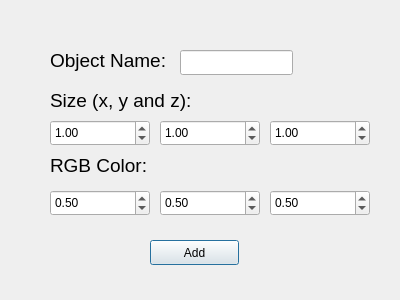
<?xml version="1.0" encoding="UTF-8"?>
<ui version="4.0">
 <class>AddBox</class>
 <widget class="QDialog" name="AddBox">
  <property name="geometry">
   <rect>
    <x>0</x>
    <y>0</y>
    <width>400</width>
    <height>300</height>
   </rect>
  </property>
  <property name="windowTitle">
   <string>Dialog</string>
  </property>
  <widget class="QLabel" name="label_4">
   <property name="geometry">
    <rect>
     <x>50</x>
     <y>40</y>
     <width>141</width>
     <height>41</height>
    </rect>
   </property>
   <property name="font">
    <font>
     <pointsize>14</pointsize>
    </font>
   </property>
   <property name="text">
    <string>Object Name:</string>
   </property>
  </widget>
  <widget class="QLabel" name="label_2">
   <property name="geometry">
    <rect>
     <x>50</x>
     <y>80</y>
     <width>151</width>
     <height>41</height>
    </rect>
   </property>
   <property name="font">
    <font>
     <pointsize>14</pointsize>
    </font>
   </property>
   <property name="text">
    <string>Size (x, y and z): </string>
   </property>
  </widget>
  <widget class="QDoubleSpinBox" name="G">
   <property name="geometry">
    <rect>
     <x>160</x>
     <y>190</y>
     <width>100</width>
     <height>26</height>
    </rect>
   </property>
   <property name="minimum">
    <double>0.000000000000000</double>
   </property>
   <property name="maximum">
    <double>1.000000000000000</double>
   </property>
   <property name="singleStep">
    <double>0.100000000000000</double>
   </property>
   <property name="value">
    <double>0.500000000000000</double>
   </property>
  </widget>
  <widget class="QLabel" name="label_3">
   <property name="geometry">
    <rect>
     <x>50</x>
     <y>150</y>
     <width>171</width>
     <height>31</height>
    </rect>
   </property>
   <property name="font">
    <font>
     <pointsize>14</pointsize>
    </font>
   </property>
   <property name="text">
    <string>RGB Color:</string>
   </property>
  </widget>
  <widget class="QLineEdit" name="id_input">
   <property name="geometry">
    <rect>
     <x>180</x>
     <y>50</y>
     <width>113</width>
     <height>25</height>
    </rect>
   </property>
  </widget>
  <widget class="QDoubleSpinBox" name="sizeX">
   <property name="geometry">
    <rect>
     <x>50</x>
     <y>120</y>
     <width>100</width>
     <height>26</height>
    </rect>
   </property>
   <property name="minimum">
    <double>-9990.000000000000000</double>
   </property>
   <property name="maximum">
    <double>9999.989999999999782</double>
   </property>
   <property name="value">
    <double>1.000000000000000</double>
   </property>
  </widget>
  <widget class="QDoubleSpinBox" name="B">
   <property name="geometry">
    <rect>
     <x>270</x>
     <y>190</y>
     <width>100</width>
     <height>26</height>
    </rect>
   </property>
   <property name="minimum">
    <double>0.000000000000000</double>
   </property>
   <property name="maximum">
    <double>1.000000000000000</double>
   </property>
   <property name="singleStep">
    <double>0.100000000000000</double>
   </property>
   <property name="value">
    <double>0.500000000000000</double>
   </property>
  </widget>
  <widget class="QPushButton" name="addBox">
   <property name="geometry">
    <rect>
     <x>150</x>
     <y>240</y>
     <width>89</width>
     <height>25</height>
    </rect>
   </property>
   <property name="text">
    <string>Add</string>
   </property>
  </widget>
  <widget class="QDoubleSpinBox" name="R">
   <property name="geometry">
    <rect>
     <x>50</x>
     <y>190</y>
     <width>100</width>
     <height>26</height>
    </rect>
   </property>
   <property name="minimum">
    <double>0.000000000000000</double>
   </property>
   <property name="maximum">
    <double>1.000000000000000</double>
   </property>
   <property name="singleStep">
    <double>0.100000000000000</double>
   </property>
   <property name="value">
    <double>0.500000000000000</double>
   </property>
  </widget>
  <widget class="QDoubleSpinBox" name="sizeY">
   <property name="geometry">
    <rect>
     <x>160</x>
     <y>120</y>
     <width>100</width>
     <height>26</height>
    </rect>
   </property>
   <property name="minimum">
    <double>-9990.000000000000000</double>
   </property>
   <property name="maximum">
    <double>9999.989999999999782</double>
   </property>
   <property name="value">
    <double>1.000000000000000</double>
   </property>
  </widget>
  <widget class="QDoubleSpinBox" name="sizeZ">
   <property name="geometry">
    <rect>
     <x>270</x>
     <y>120</y>
     <width>100</width>
     <height>26</height>
    </rect>
   </property>
   <property name="minimum">
    <double>-9990.000000000000000</double>
   </property>
   <property name="maximum">
    <double>9999.989999999999782</double>
   </property>
   <property name="value">
    <double>1.000000000000000</double>
   </property>
  </widget>
 </widget>
 <resources/>
 <connections/>
</ui>
